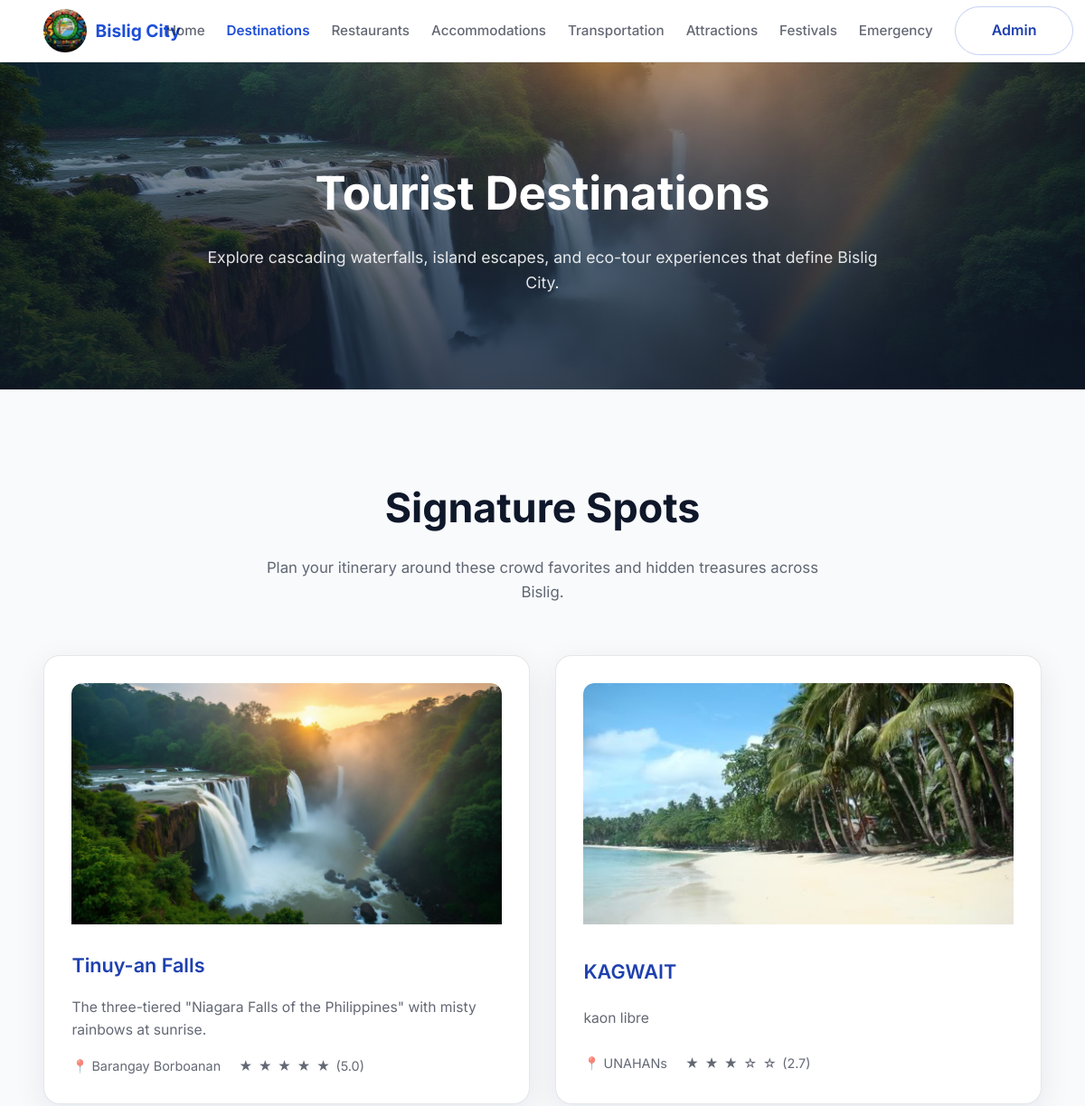
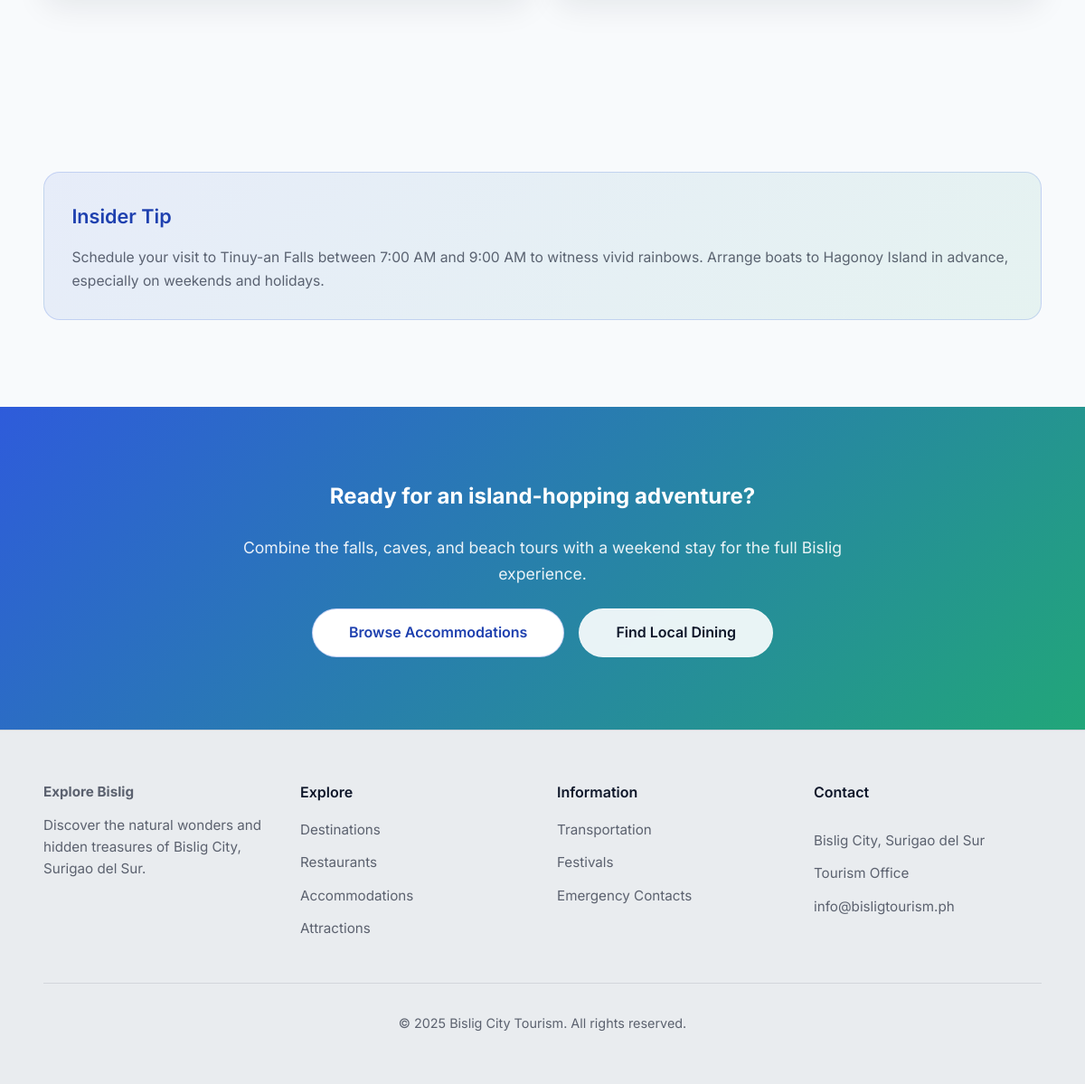
Page /destinations.php on the committed database (2 pictures, top to bottom).
### tables this page shows
CREATE TABLE `destinations` (
  `id` int(11) NOT NULL,
  `name` varchar(100) NOT NULL,
  `description` text NOT NULL,
  `location` varchar(100) NOT NULL,
  `rating` decimal(2,1) DEFAULT 0.0,
  `image_url` varchar(255) DEFAULT NULL,
  `created_at` timestamp NOT NULL DEFAULT current_timestamp(),
  `updated_at` timestamp NOT NULL DEFAULT current_timestamp() ON UPDATE current_timestamp()
);

### destinations.php (the view, shortened to what this page needs)
<?php
include 'admin/database.php';
$result = mysqli_query($conn, "SELECT * FROM destinations ORDER BY rating DESC");
include 'header.php';
?>
    <main>
      <section
        class="page-hero"
        style="--hero-image: url('assets/tinuyan-falls-hero.jpg');"
      >
        <div class="container">
          <h1>Tourist Destinations</h1>
          <p>Explore cascading waterfalls, island escapes, and eco-tour experiences that define Bislig City.</p>
        </div>
      </section>
      <section class="section">
        <div class="container">
          <header class="section-header">
            <h2>Signature Spots</h2>
            <p>Plan your itinerary around these crowd favorites and hidden treasures across Bislig.</p>
          </header>
          <div class="grid three">
            <?php if (mysqli_num_rows($result) > 0): ?>
              <?php while ($row = mysqli_fetch_assoc($result)): ?>
                <article class="card">
                  <div class="destination-img-wrapper">
                    <?php if (!empty($row['image_url'])): ?>
                      <img class="destination-img" src="<?= htmlspecialchars($row['image_url']) ?>" alt="<?= htmlspecialchars($row['name']) ?>" />
                    <?php else: ?>
                      <div class="destination-img placeholder">
                        <span style="font-size:4rem;color:#bbb;">&#128247;</span>
                      </div>
                    <?php endif; ?>
                  </div>
                  <h3><?= htmlspecialchars($row['name']) ?></h3>
                  <p><?= htmlspecialchars($row['description']) ?></p>
                  <div class="meta">
                    <span>📍 <?= htmlspecialchars($row['location']) ?></span>
                    <span class="rating-stars" data-id="<?= $row['id'] ?>">
                      <?php
                        $fullStars = floor($row['rating']);
                        $halfStar = ($row['rating'] - $fullStars) >= 0.5 ? 1 : 0;
                        for ($i = 1; $i <= 5; $i++) {
                          if ($i <= $fullStars) {
                            echo '<span class="star" data-value="'.$i.'">&#9733;</span>';
                          } elseif ($i == $fullStars + 1 && $halfStar) {
                            echo '<span class="star" data-value="'.$i.'">&#9733;</span>';
                          } else {
                            echo '<span class="star" data-value="'.$i.'">&#9734;</span>';
                          }
                        }
                      ?>
                      <span class="rating-value">(<?= number_format($row['rating'], 1) ?>)</span>
                    </span>
                  </div>
                </article>
              <?php endwhile; ?>
            <?php else: ?>
              <div class="card">
                <p>No destinations available at the moment. Please check back later.</p>
              </div>
            <?php endif; ?>
          </div>
        </div>
      </section>
      <section class="section">
        <div class="container">
          <div class="card highlight">
            <h3>Insider Tip</h3>
            <p>
              Schedule your visit to Tinuy-an Falls between 7:00 AM and 9:00 AM to witness vivid rainbows.
              Arrange boats to Hagonoy Island in advance, especially on weekends and holidays.
            </p>
          </div>
        </div>
      </section>
    </main>
    <section class="cta-section">
      <div class="container">
        <h2 class="weight-semibold">Ready for an island-hopping adventure?</h2>
        <p>Combine the falls, caves, and beach tours with a weekend stay for the full Bislig experience.</p>
        <div class="button-row">
          <a class="btn btn-secondary" href="accommodations.php">Browse Accommodations</a>
          <a class="btn btn-outline" href="restaurants.php">Find Local Dining</a>
        </div>
      </div>
    </section>
    <?php include 'footer.php'; ?>
  </body>
</html>

### styles.css (style rules this page uses)
*, *::before, *::after { box-sizing: border-box; margin: 0; padding: 0; }
:root { --color-background: #f8fafc; --color-surface: #ffffff; --color-border: rgba(15, 23, 42, 0.1); --color-text: #0f172a; --color-muted: rgba(15, 23, 42, 0.65); --color-primary: #1d4ed8; --color-primary-dark: #1e40af; --color-accent: #0f9f6e; --shadow-soft: 0 10px 35px rgba(15, 23, 42, 0.08); --shadow-hover: 0 18px 45px rgba(15, 23, 42, 0.15); font-size: 16px; }
body { font-family: "Inter", "Segoe UI", system-ui, -apple-system, sans-serif; background: var(--color-background); color: var(--color-text); line-height: 1.6; min-height: 100vh; display: flex; flex-direction: column; }
img { max-width: 100%; display: block; }
a { color: inherit; text-decoration: none; }
.container { width: min(1120px, 92vw); margin: 0 auto; }
.button-row { display: flex; flex-wrap: wrap; gap: 1rem; justify-content: center; }
.btn { display: inline-flex; align-items: center; justify-content: center; padding: 0.85rem 2.5rem; border-radius: 999px; font-size: 1rem; font-weight: 600; transition: transform 0.25s ease, box-shadow 0.25s ease, background 0.25s ease, color 0.25s ease; cursor: pointer; border: 1px solid transparent; }
.btn-outline { background: rgba(255, 255, 255, 0.9); border-color: rgba(255, 255, 255, 0.35); color: var(--color-text); backdrop-filter: blur(6px); }
.btn-secondary { background: #ffffff; color: var(--color-primary-dark); border-color: rgba(29, 78, 216, 0.25); }
.page-hero { position: relative; padding: clamp(4.5rem, 10vw, 6.5rem) 0; text-align: center; color: #ffffff; overflow: hidden; }
.page-hero::before { content: ""; position: absolute; inset: 0; background-image: var(--hero-image, none); background-size: cover; background-position: center; z-index: -2; }
.page-hero::after { content: ""; position: absolute; inset: 0; background: linear-gradient(180deg, rgba(15, 23, 42, 0.35), rgba(15, 23, 42, 0.78)); z-index: -1; }
.page-hero .container { width: min(780px, 92vw); display: grid; gap: 1rem; }
.page-hero h1 { font-size: clamp(2.4rem, 6vw, 3.2rem); font-weight: 700; }
.page-hero p { font-size: clamp(1rem, 2.8vw, 1.1rem); color: rgba(255, 255, 255, 0.88); }
.section { padding: clamp(3.5rem, 8vw, 6rem) 0; }
.section-header { text-align: center; margin-bottom: 3.5rem; display: grid; gap: 1rem; }
.section-header h2 { font-size: clamp(2rem, 4vw, 2.8rem); font-weight: 700; }
.section-header p { color: var(--color-muted); font-size: 1.05rem; width: min(640px, 90vw); justify-self: center; }
.grid { display: grid; gap: 1.75rem; }
.grid.three { grid-template-columns: repeat(auto-fit, minmax(280px, 1fr)); }
.card { background: var(--color-surface); border-radius: 18px; border: 1px solid var(--color-border); padding: 1.9rem; box-shadow: var(--shadow-soft); display: grid; gap: 1rem; transition: transform 0.25s ease, box-shadow 0.25s ease; }
.card h3 { font-size: 1.35rem; font-weight: 600; color: var(--color-primary-dark); }
.card p { color: var(--color-muted); font-size: 0.98rem; }
.card .meta { display: flex; flex-wrap: wrap; gap: 0.75rem 1.25rem; font-size: 0.9rem; color: var(--color-muted); }
.card .meta span { display: inline-flex; align-items: center; gap: 0.4rem; }
.card.highlight { background: linear-gradient(135deg, rgba(29, 78, 216, 0.08), rgba(15, 159, 110, 0.08)); border: 1px solid rgba(29, 78, 216, 0.18); box-shadow: none; }
.cta-section { background: linear-gradient(135deg, rgba(29, 78, 216, 0.92), rgba(15, 159, 110, 0.92)); color: #ffffff; text-align: center; padding: clamp(3.5rem, 8vw, 5rem) 0; }
.cta-section .container { display: grid; gap: 1.5rem; width: min(720px, 94vw); }
.cta-section p { color: rgba(255, 255, 255, 0.9); font-size: 1.1rem; }
.weight-semibold { font-weight: 700; }

### destinations.php (style rules this page uses)
.destination-img-wrapper { width: 100%; aspect-ratio: 16/9; display: flex; align-items: center; justify-content: center; background: #f3f3f3; border-radius: 12px 12px 0 0; overflow: hidden; margin-bottom: 12px; position: relative; }
.destination-img { width: 100%; height: 100%; object-fit: cover; object-position: center; border-radius: 12px 12px 0 0; display: block; }

### rows in the picture
destinations: image_url (picture), name "Tinuy-an Falls", description "The three-tiered \"Niagara Falls of the Philippines\" with misty rainbows at sunrise.", location "Barangay Borboanan", rating "5.0"
destinations: image_url (picture), name "KAGWAIT", description "kaon libre", location "UNAHANs", rating "2.7"
